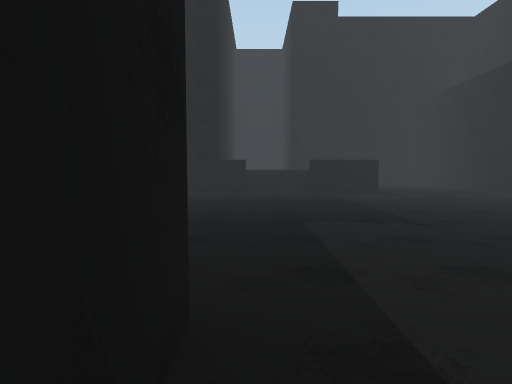
[1] (above)

24 first-person views from a walk through a scene from a Unity 3-D project. The camera is 1.3 m above the floor, tilts 4° down and sees 75° across. The floor is counted in squares, 2 m on a side. Each view is taken from the middle of a square. On the plan, view 1 faces up. The plan holds only what a view shows up to about 10 squares ahead; the rest is blank. The place goes on beyond the plan. The player is left out.

[2]
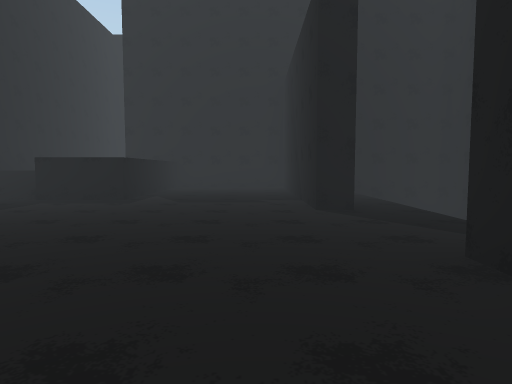

[3]
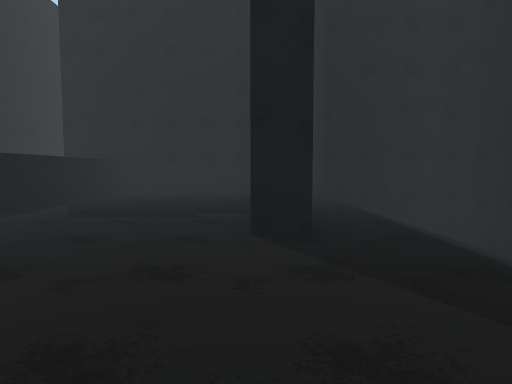

[4]
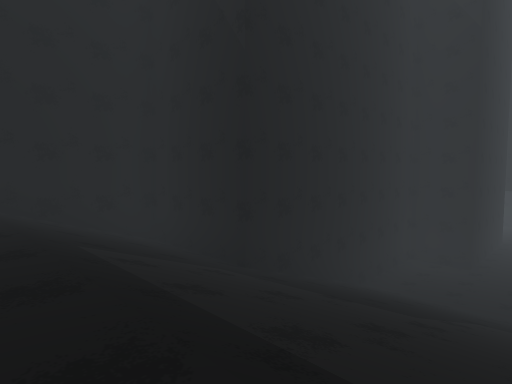

[5]
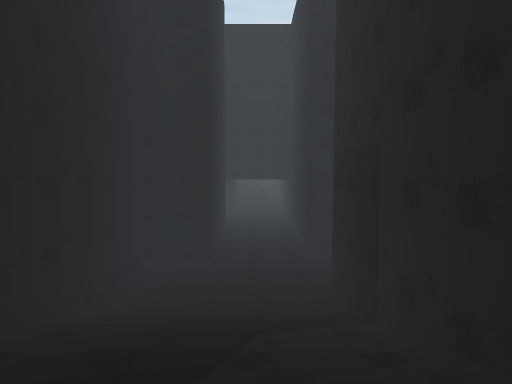

[6]
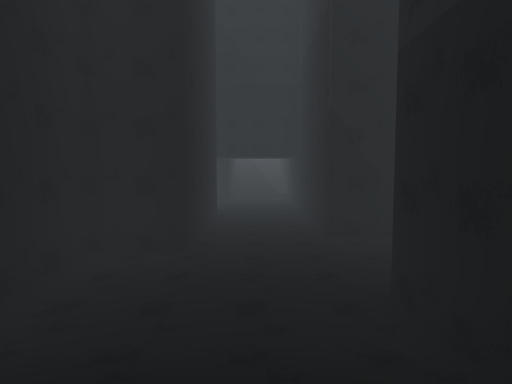

[7]
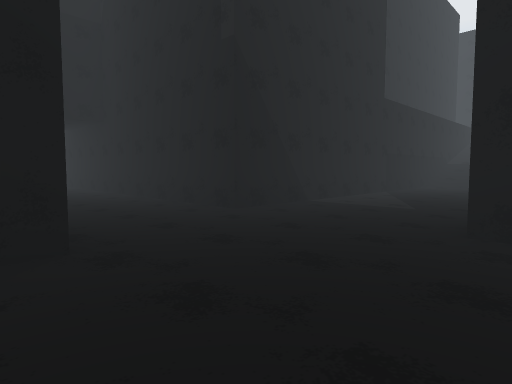

[8]
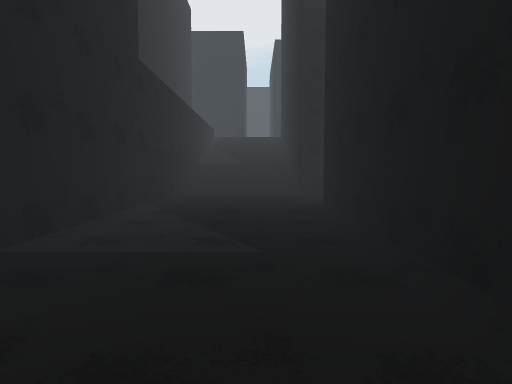

[9]
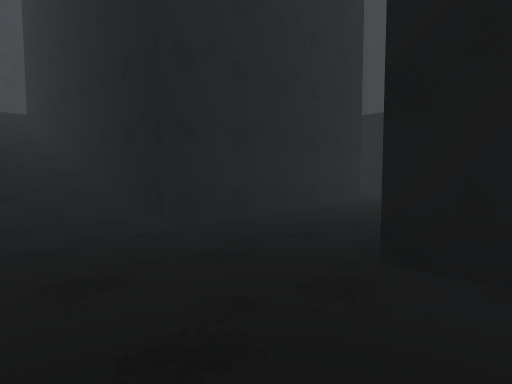

[10]
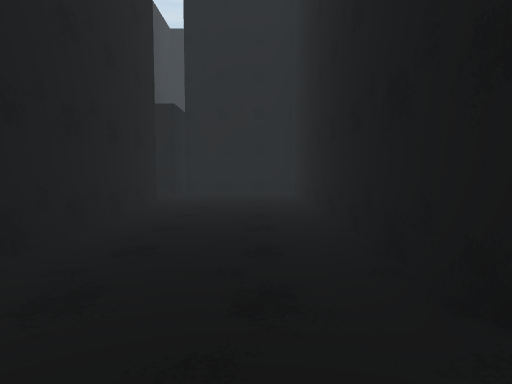

[11]
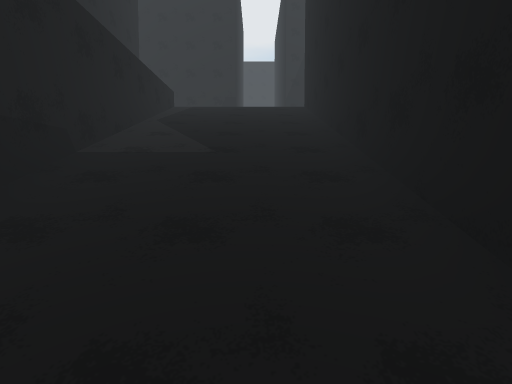

[12]
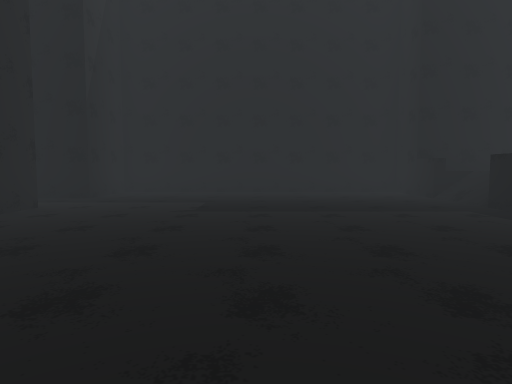

[13]
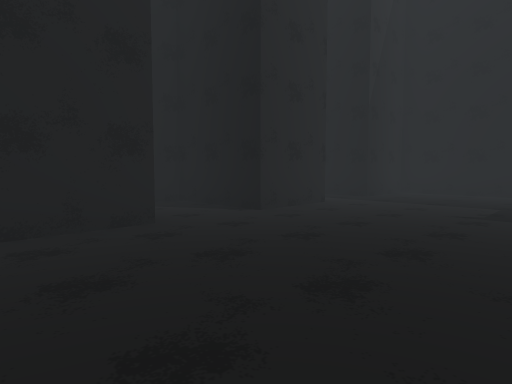

[14]
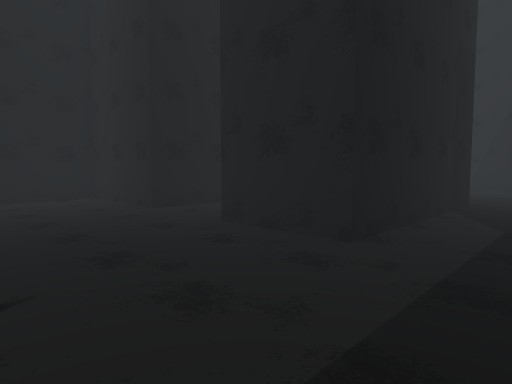

[15]
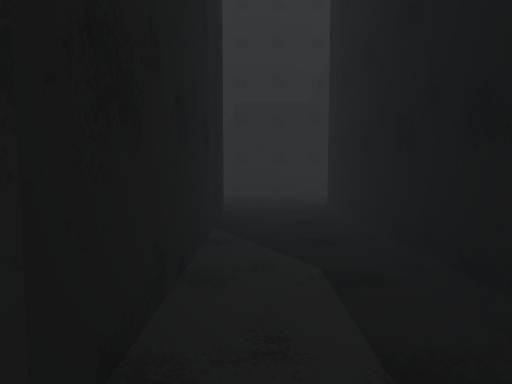

[16]
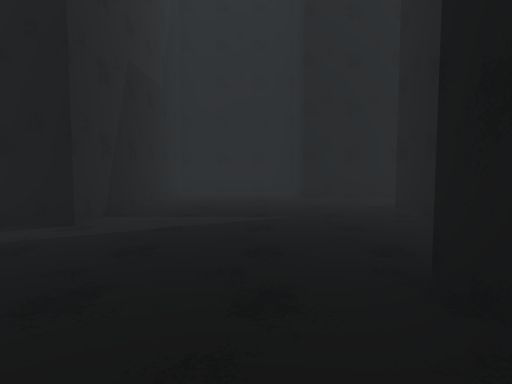

[17]
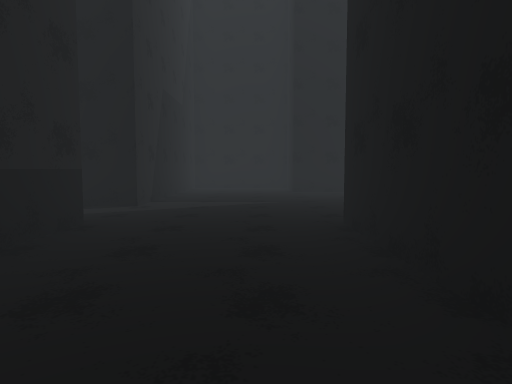

[18]
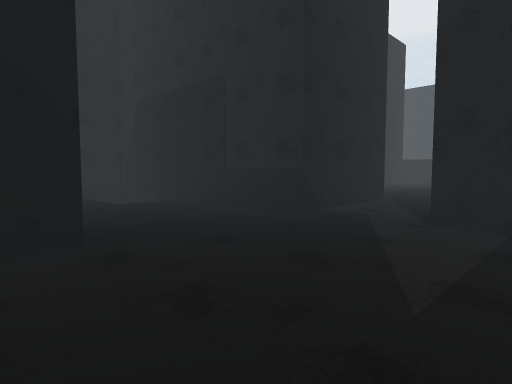

[19]
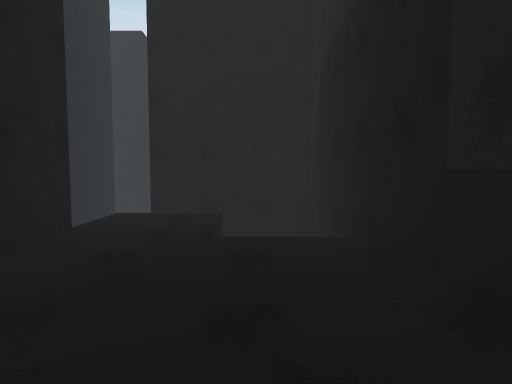

[20]
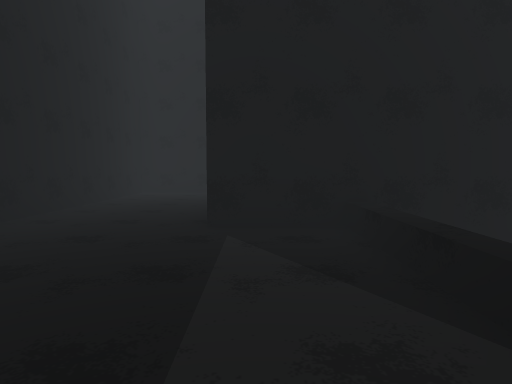

[21]
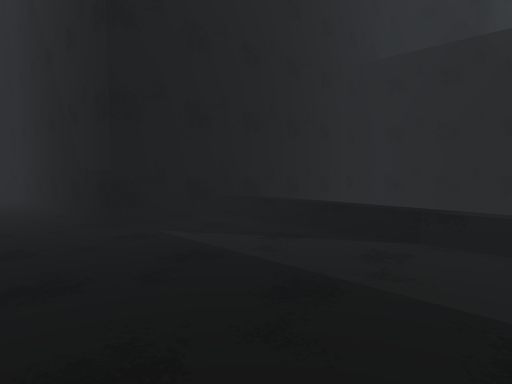

[22]
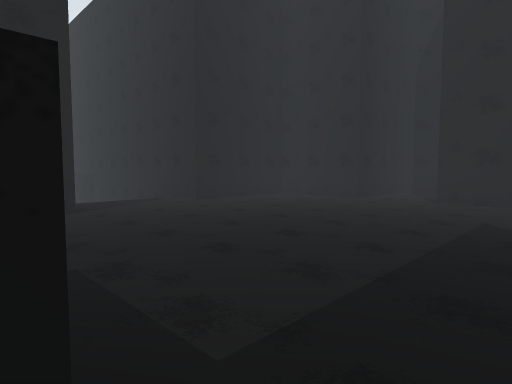

[23]
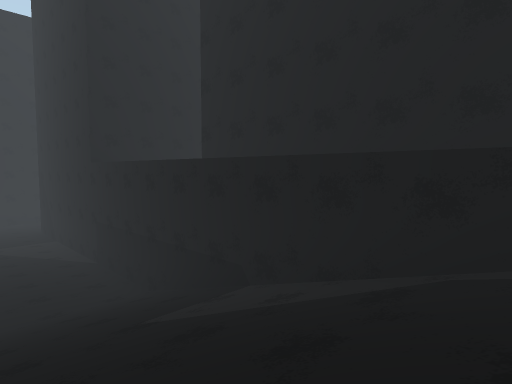

[24]
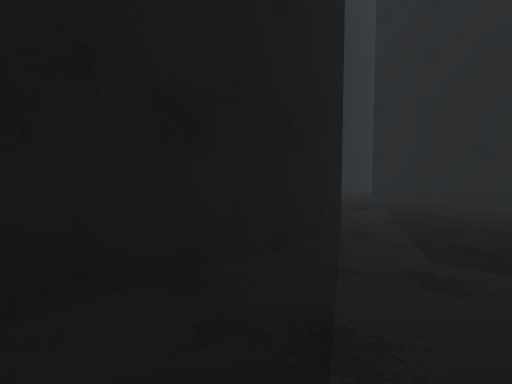

### Floor plan
Key: @ floor where view 1 was taken; # wall or solid block; x gap in a wall; . main floor; : floor 1.25 m higher than the main floor; - floor 4.5 m lower than the main floor; / step, stairs or slope; = window, fence, low wall or low ledge; ^ raised ledge.
Columns run from 3 left of view 1 to 25 right of it. Each row starts with its distance up from view 1.
 18   #::#
 17   #::#
 16   #::#
 15   #::#
 14   #::########
 13   #:::^...# #
 12   #:::^...#.####
 11   #:::^...#.///#
 10   #:::^...#.///#
  9 ###//#^...#.///########
  8 #.........#.///////---#####
  7 #...........///////--------
  6 #...........///////---------
  5 #...........///////----------
  4 #..........#########---######
  3 #..........#       #---#
  2 #..........#       #---#
  1 ###..##.####       #---#
  0   #@.##.#          #---#
 -1   #..####  #########---###
 -2   #..####  #-----------=
 -3   #.....#  #-----------=
 -4 ###......###x#/#####///= #
 -5 #............#/#   #///= #
 -6 #.........../  #   #///= #
 -7 #######..#######   #///= #
 -8       #.#          #///= #
 -9       #.#          #///= #
-10       #..#         #///^

Where each view was taken, in squares from view 1:
view 1: 0 up, 0 right, facing up
view 2: 2 up, 6 right, facing up
view 3: 4 up, 7 right, facing up
view 4: 5 up, 8 right, facing up-right
view 5: 6 up, 10 right, facing right
view 6: 6 up, 13 right, facing right
view 7: 8 up, 16 right, facing down-right
view 8: 5 up, 18 right, facing down
view 9: 0 up, 19 right, facing down-left
view 10: 2 down, 18 right, facing left
view 11: 3 down, 18 right, facing down
view 12: 5 up, 7 right, facing left
view 13: 5 up, 7 right, facing down-left
view 14: 4 up, 0 right, facing down-right
view 15: 2 up, 1 right, facing down
view 16: 5 down, 7 right, facing left
view 17: 5 down, 9 right, facing left
view 18: 3 down, 2 right, facing down-right
view 19: 6 down, 5 right, facing right
view 20: 10 up, 2 right, facing up
view 21: 10 up, 0 right, facing up-right
view 22: 9 up, 1 right, facing down-right
view 23: 10 down, 17 right, facing up-right
view 24: 10 down, 5 right, facing up-left
